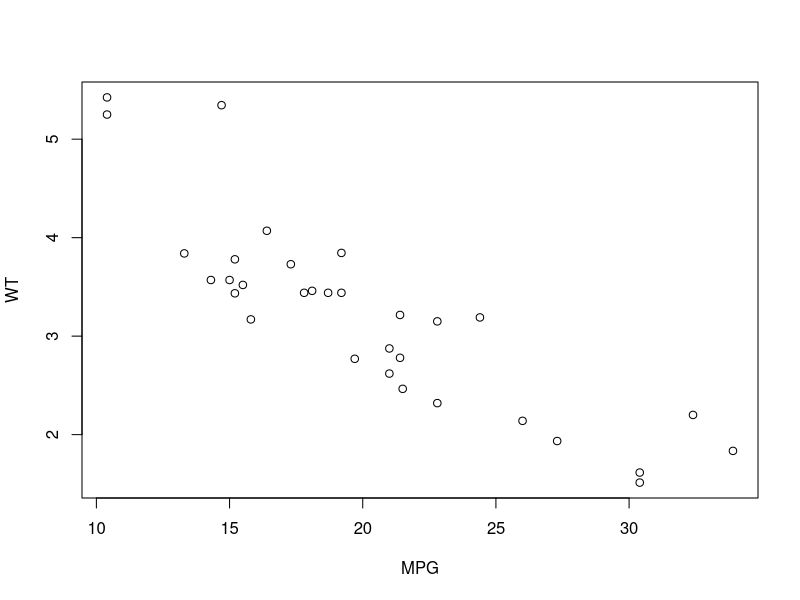
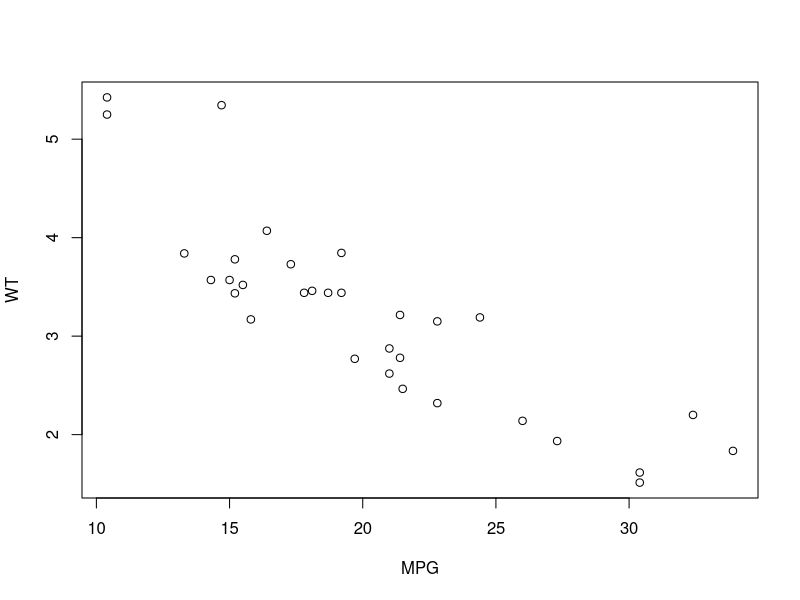

The R script that drew these images, in order:
## ---- chunk 1
knitr::opts_chunk$set(echo = TRUE)
## ---- chunk 2
summary(cars)
## ---- chunk 3
summary(cars)
## ---- chunk 4
summary(cars)
## ---- chunk 5
plot(mtcars$mpg, mtcars$wt, xlab = "MPG", ylab = "WT")
## ---- chunk 6
plot(mtcars$mpg, mtcars$wt, xlab = "MPG", ylab = "WT")
## ---- chunk 7
library(knitr)
kable(head(iris)) 
